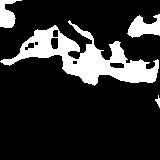
#> input picture pond/PondTradeModel/med_bw.png, 160 x 160 px
$ python pond_photo.py
#> lines starting #> are read from the running program, lines starting #| are printed output that depends on the picture; after the words box and inside, x2 and y2 are one past the last pixel; in counts of white or black regions, pixels touching at a corner belong together
# import the necessary packages
# Credit to: Adrian Rosebrock https://www.pyimagesearch.com/
#from imutils import paths
from matplotlib import pyplot
import argparse
import sys
import cv2
import os

import shutil
from pathlib import Path
img_local_folder = "C:\\Users\\jblackad\\mesa\\src\\mesa\\charcoal\\pond\\PondTradeModel\\"
path = Path(img_local_folder)
os.chdir(path)
# 192X135 is used since it's a multiple of 64X45.
img_file_name = "med_bw.png"
hash_image = cv2.imread(img_file_name)
#> hash_image is the input picture: shape (160, 160, 3); 17.4% white; 4 white regions, box (x1, y1, x2, y2) and area: (0, 20, 159, 86) 3605, (127, 14, 160, 38) 478, (0, 0, 22, 28) 343, (155, 95, 160, 108) 31

# if the image is None then we could not load it from disk (so skip it)
if not hash_image is None:
    # convert the image to grayscale and compute the hash
    #pyplot.imshow(hash_image)
    #pyplot.show()

    hash_image = cv2.cvtColor(hash_image, cv2.COLOR_BGR2GRAY)
    pyplot.imshow(hash_image,cmap='gray')
    #pyplot.show()

    # resize the input image to 64 pixels wide and 30 high.

    resized = cv2.resize(hash_image, (100,100))
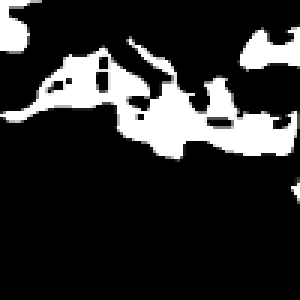
#> resized: shape (100, 100) (shown 3 times larger); min 0, max 255, mean 44.4
    pyplot.imshow(resized,cmap='gray')
    pyplot.show()
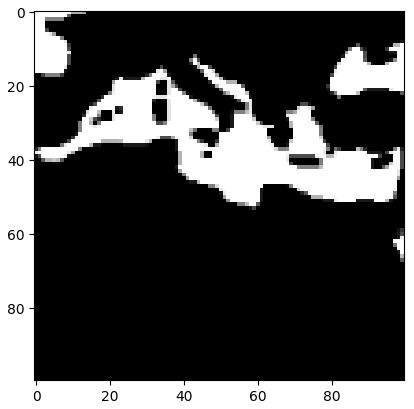
#> figure drawn by matplotlib, 1 panel

    #convert the grayscale to black and white using a threshold of 92
    (thresh, blackAndWhiteImage) = cv2.threshold(resized, 92, 255, cv2.THRESH_BINARY)
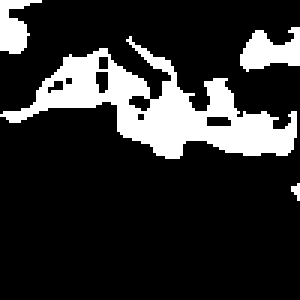
#> blackAndWhiteImage: shape (100, 100) (shown 3 times larger); 17.8% white; 4 white regions (1 under 20 px), largest, box (x1, y1, x2, y2) and area: (0, 12, 99, 53) 1447, (80, 9, 100, 24) 186, (0, 0, 14, 18) 140
    print(blackAndWhiteImage)
#> (printed output is left out)
    pyplot.imshow(blackAndWhiteImage,cmap='gray')
    pyplot.show()
    matrix = ""
    for row_count in range(0,100,1):
        row = "["
        comma = ""
        for col_count in range(0,100,1):
            #[0,0,1,0,1,1],
            if(blackAndWhiteImage[row_count,col_count]==255):
                row = row + comma + "1"
            else:
                row = row + comma + "0"
            comma = ","
            row = row
        matrix = matrix + row + "],\n"
    print(matrix)

else:
    print("no image.")
